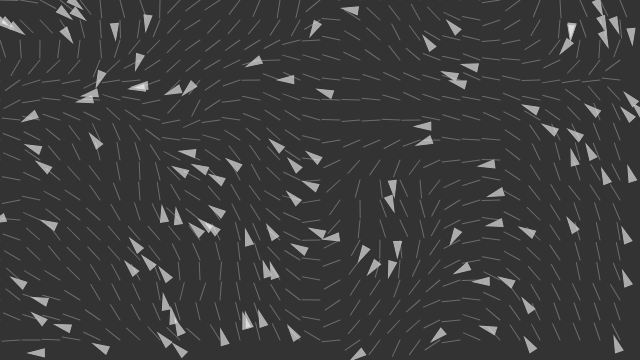
Frame 1 (no input)
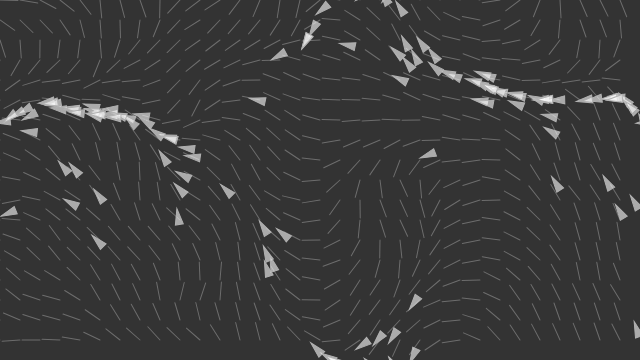
Frame 60 (no input)
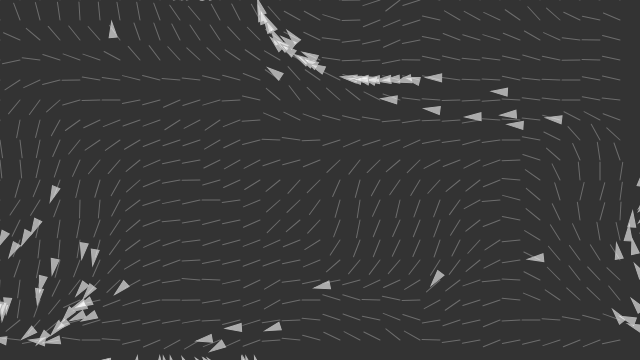
Frame 120 (the mouse pressed at the canvas centre since frame 60)

The p5.js sketch that drew these frames (run headless with seeded random() and noise() and a simulated clock; from frame 60 on, the mouse is pressed at the canvas centre):

// p5.js sketch
// ── sketch.js
// Una variabile chiamata Debug, che determina se disegneremo o meno il flowfield
var debug = true

var flowfield
var vehicles = []

function setup() {
  createCanvas(640, 360)
  // FlowField con risoluzione 20
  flowfield = new FlowField(20)

  // Creiamo 120 Vecoli in un array
  for (var i = 0; i < 120; i++) {
    vehicles.push(new Vehicle(random(width), random(height), random(2, 5), random(0.1, 0.5)))
  }
}

function draw() {
  background(51)

  if (debug) {
    flowfield.display()
  }

  // Funzioni dei veicoli
  for (var i = 0; i < vehicles.length; i++) {
    vehicles[i].follow(flowfield)
    vehicles[i].run()
  }
}

// Attiviamo e disattiviamo il debug
function keyPressed() {
  if (key == ' ')
    debug = !debug
}

// Generiamo un nuovo FlowField
function mousePressed() {
  flowfield.init()
}

// ── flowfield.js
// Funzione FlowField, ha come argomento la risoluzione
function FlowField(r) {
  this.resolution = r

  // Numero di colonne e di righe della griglia
  this.cols = width / this.resolution
  this.rows = height / this.resolution

  // Funzione per creare un array bi-dimensionale, ha come argomento la grandezza dell'array
  this.make2DArray = function (n) {
    var array = []
    for (var i = 0; i < n; i++) {
      array[i] = []
    }
    return array
  }

  this.field = this.make2DArray(this.cols)

  // Inizializziamo la griglia
  this.init = function () {
    // Settiamo il Seed per noise(): https://p5js.org/reference/#/p5/noiseSeed
    noiseSeed(Math.floor(random(10000)))
    var xoff = 0
      // Ciclo for annidato per crere i vettori del FlowField
    for (var i = 0; i < this.cols; i++) {
      var yoff = 0
      for (var j = 0; j < this.rows; j++) {
        // Angolo del vettore creato casualmente
        var theta = map(noise(xoff, yoff), 0, 1, 0, TWO_PI)
        this.field[i][j] = createVector(cos(theta), sin(theta))
        yoff += 0.1;
      }
      xoff += 0.1;
    }
  }

  // Inizializziamo l'oggetto
  this.init()

  // Funzione per mostrare il FlowField
  this.display = function () {
    for (var i = 0; i < this.cols; i++) {
      for (var j = 0; j < this.rows; j++) {
        drawVector(this.field[i][j], i * this.resolution, j * this.resolution, this.resolution - 2)
      }
    }
  }

  // Funzione lookup, prende un'argomento: il veicolo
  this.lookup = function (lookup) {
    var column = Math.floor(constrain(lookup.x / this.resolution, 0, this.cols - 1))
    var row = Math.floor(constrain(lookup.y / this.resolution, 0, this.rows - 1))

    return this.field[column][row].copy()
  }

  // Funzione drawVector, necessaria per disgnare un vettore
  var drawVector = function (v, x, y, scayl) {
    push()
    var arrowsize = 4

    translate(x, y)
    stroke(200, 100)
    rotate(v.heading())
    var len = v.mag() * scayl
    line(0, 0, len, 0)
    pop()
  }
}

// ── vehicle.js
// Funzione con quatro parametri: x, y, ms e mf
function Vehicle(x, y, ms, mf) {
  // Posizione del Veicolo
  this.pos = createVector(x, y)
  // Velocità del Veicolo
  this.vel = createVector(0, 0)
  // accelerazione del Veicolo
  this.acc = createVector(0, 0)
  // Variabile per la grandezza del veicolo
  this.r = 4

  // Velocità massima di movimento e di sterzo
  this.maxSpeed = ms || 4
  this.maxForce = mf || 0.2

  // Funzione per applicare la forza al veicolo
  this.applyForce = function(force) {
    this.acc.add(force)
  }

  // Funzione unica che contiene update, borders e display
  this.run = function() {
    this.update()
    this.borders()
    this.display()
  }

  // Funzione per seguire il flowfield, ha flow come argomento
  this.follow = function(flow) {
    // Percorso da seguire
    var desired = flow.lookup(this.pos)
    desired.mult(this.maxSpeed)

    // Il vettore necessario è la differenza fra due vettori:
    var steer = p5.Vector.sub(desired, this.vel)
    this.applyForce(steer)
  }

  // Funzione per agguirnare
  this.update = function() {
    // Sommiamo Velocità e accelerazione
    this.vel.add(this.acc)
    // Limitiamo la Velocità
    this.vel.limit(this.maxSpeed)
    // Sommiamo la posizione e la velocità
    this.pos.add(this.vel)
    // Resettiamo l'accelerazione
    this.acc.set(0, 0)
  }

  // Casi limite
  this.borders = function() {
    if (this.pos.x < -this.r)
      this.pos.x = width + this.r
    if (this.pos.y < -this.r)
      this.pos.y = height + this.r
    if (this.pos.x > width + this.r)
      this.pos.x = -this.r
    if (this.pos.y > height + this.r)
      this.pos.y = -this.r

  }

  // Funzione per mostrare il veicolo
  this.display = function() {
    var theta = this.vel.heading() + PI / 2
    fill(255, 150)
    stroke(177)
    strokeWeight(1)

    push()
    translate(this.pos.x, this.pos.y)
    rotate(theta)
    beginShape()
    vertex(0, -this.r * 2)
    vertex(-this.r, this.r * 2)
    vertex(this.r, this.r * 2)
    endShape(CLOSE)
    pop()
  }
}
